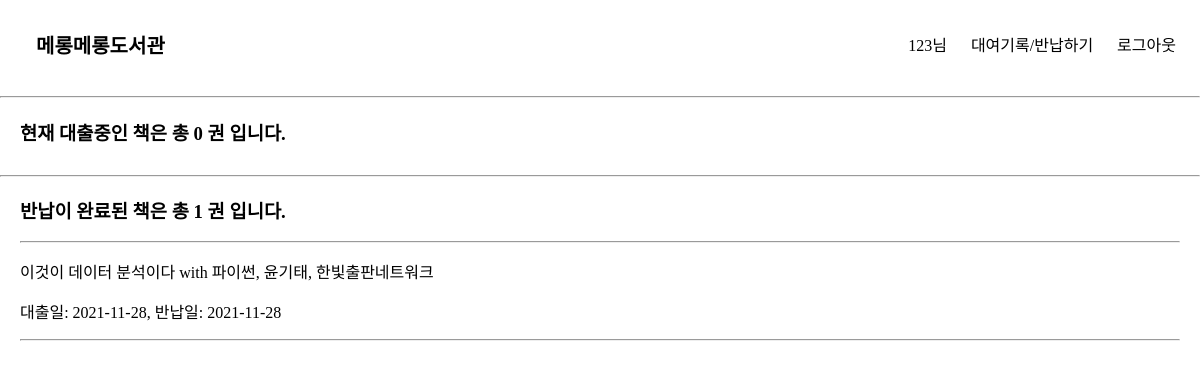
Screenshot of /dashboard (signed in) with the database file from the repository.
### app/models.py (models this page shows, shortened)
class checkoutRecords(db.Model):
    __tablename__     = 'checkoutRecords'
    checkout_id       = db.Column(db.Integer, primary_key=True, nullable=False, autoincrement=True, unique=True)
    book_id           = db.Column(db.Integer, db.ForeignKey('Book.id'), nullable=False)
    user_id           = db.Column(db.String(45), db.ForeignKey('User.email'))
    checkoutdate      = db.Column(db.Date)
    duedate           = db.Column(db.Date)
    returndate        = db.Column(db.Date, nullable=True)
    isbn              = db.Column(db.String(45))

class Book(db.Model):
    __tablename__     = 'Book'
    id                = db.Column(db.Integer, primary_key=True, nullable=False, autoincrement=True, unique=True)
    title             = db.Column(db.String(45), nullable=False)
    author            = db.Column(db.String(45))
    publisher         = db.Column(db.String(45))
    publication_date  = db.Column(db.String(45))
    pages             = db.Column(db.Integer)
    isbn              = db.Column(db.String(45))
    registered_date   = db.Column(db.DateTime, default=datetime.utcnow)
    description       = db.Column(db.Text())    # 길이를 정할 수 없는 문자열은 Text를 쓰면 됨
    book_link         = db.Column(db.String(255))
    book_status       = db.Column(db.String(45))   # "1" :대출가능, "0" : 대출중 , "999" : 폐기    -> 선택형 변수에 적합한 데이터타입이 있을까?
    book_img          = db.Column(db.String(45))    # 책 표지만 바뀐 경우, 또는 책이 다르지만 같은 표지를 쓰는 경우가 있기 때문에 이미지 스토리지에서 같은 이미지의 반복을 막기 위해 별도의 책 이미지 식별 용 변수를 넣음
    at_user           = db.Column(db.String(45), default=None)

### app/views/book_api.py (the view)
@book.route('/dashboard', methods=["GET", "POST"])
def user_dashboard():
    if session['login_id'] == None:
        flash("대출기록을 확인하시려면 로그인을 해주세요.")
        return redirect(url_for('user.login'))
    else :
        login_id = session['login_id']
        checkout_list = db.session.query(checkoutRecords, Book).join(Book).filter((checkoutRecords.user_id == login_id) & (checkoutRecords.returndate == None)).all()
        checkout_count=len(checkout_list)
        return_records = db.session.query(checkoutRecords, Book).join(Book).filter((checkoutRecords.user_id == login_id) & (checkoutRecords.returndate != None)).all()
        return_count= len(return_records)
        return render_template("checkoutrecords.html", checkout_list=checkout_list, checkout_count=checkout_count, return_records=return_records, return_count=return_count)

### app/templates/checkoutrecords.html (shortened to what this page needs)
{% extends 'base.html' %}
{% block content %}
<h3 style="margin:20px">   현재 대출중인 책은 총 {{ checkout_count }} 권 입니다.</h3>
<hr>
<div class="records-container">
    <h3> 반납이 완료된 책은 총 {{ return_count }} 권 입니다. </h3>
    <hr>
    {% for book in return_records %}
        <div class="records-list">
            <p> {{ book[1].title }}, {{ book[1].author }}, {{ book[1].publisher }}</p>
            <p>대출일: {{ book[0].checkoutdate }}, 반납일: {{ book[0].returndate }}</p>
            <hr>
        </div>
    {% endfor %}
</div>
{% endblock %}

### app/static/style.css (style rules this page uses)
:root { --text-color: black; --background-color: white; --accent-color: grey; }
body { margin: 0; }
.records-container { margin: 10px 20px 10px 20px; }

### rows the page displays
checkoutRecords: title "이것이 데이터 분석이다 with 파이썬", author "윤기태", publisher "한빛출판네트워크", checkoutdate "2021-11-28", returndate "2021-11-28"

### other values shown
{{ session['login_id'] }} "123"
{{ checkout_count }} "0"
{{ return_count }} "1"
